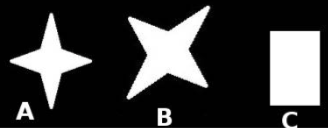
#> input picture python/lib/images/stars.png, 328 x 128 px
$ python 21.contours.py   (Python 2 division)   (older library calls are emulated)
#> lines starting #> are read from the running program, lines starting #| are printed output that depends on the picture; after the words box and inside, x2 and y2 are one past the last pixel; in counts of white or black regions, pixels touching at a corner belong together
# coding: utf-8
import numpy as np
import cv2 as cv
from matplotlib import pyplot as plt


class Example(object):

    # [158 lines left out: functions test_contout, contour_features, contour_properties, find_convexity_defects, point_polygon_test, not called in this run]

    @classmethod
    def match_shape(cls):
        stars_img = cv.imread("../lib/images/stars.png", 0)
#> stars_img: shape (128, 328); min 0, max 255, mean 61.5
        ret, stars_img_thre = cv.threshold(stars_img, 0, 255, cv.THRESH_BINARY + cv.THRESH_OTSU)
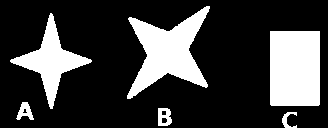
#> stars_img_thre: shape (128, 328); 23.9% white; 6 white regions
#> ret = 125
        contours_img, stars_contours, hierarchy = cv.findContours(stars_img_thre, cv.RETR_TREE, cv.CHAIN_APPROX_NONE)
#> stars_contours = 9 contours, 1 with area under 20; largest, box (x1, y1, x2, y2) and area: (270, 31, 320, 106) 3625, (127, 6, 210, 99) 3454, (10, 13, 92, 109) 2062, (158, 108, 172, 126) 198, (16, 102, 34, 120) 156, (282, 112, 297, 128) 74, (161, 117, 168, 124) 31, (161, 110, 167, 116) 23
        stars_contours = sorted(stars_contours, key=cv.contourArea, reverse=True)[0: 3]
#> stars_contours = 3 contours; box (x1, y1, x2, y2) and area: (270, 31, 320, 106) 3625, (127, 6, 210, 99) 3454, (10, 13, 92, 109) 2062

        contours_num = len(stars_contours)
#> contours_num = 3
        similarity_matrix = np.zeros((contours_num, contours_num), np.float16)
#> similarity_matrix = [[0, 0, 0], [0, 0, 0], [0, 0, 0]]
        for i in range(contours_num):
            for j in range(contours_num):
                similarity_matrix[i, j] = cv.matchShapes(stars_contours[i], stars_contours[j], 1, 0.0)
#> after the loop, similarity_matrix = [[0, 0.325, 0.33], [0.325, 0, 0.00702], [0.33, 0.00702, 0]]

        print "similarity:", similarity_matrix
#| similarity: [[0.      0.325   0.33   ]
#|  [0.325   0.      0.00702]
#|  [0.33    0.00702 0.     ]]


if __name__ == "__main__":
    # [4 lines of commented-out code are left out]
    Example.match_shape()

$ run again, with python/lib/images/blacktable.png copied over python/lib/images/stars.png
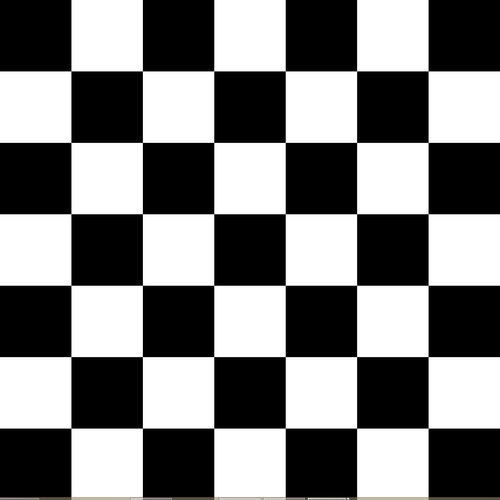
#> input picture python/lib/images/blacktable.png, 500 x 500 px
#> in match_shape, `ret, stars_img_thre = cv.threshold(stars_img, 0, 255, cv.THRESH_BINARY..`:
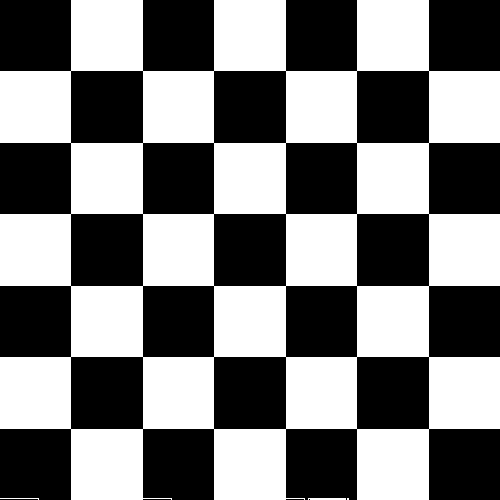
#> stars_img_thre: shape (500, 500); 49.1% white; 4 white regions (1 under 20 px)
#> ret = 126
#> in match_shape, `contours_img, stars_contours, hierarchy = cv.findContours(stars_img_th..`: stars_contours = 17 contours, 2 with area under 20; largest, box (x1, y1, x2, y2) and area: (0, 0, 500, 500) 187954, (356, 356, 430, 430) 5327, (213, 356, 287, 430) 5327, (70, 356, 144, 430) 5327, (356, 213, 430, 287) 5327
#> in match_shape, `stars_contours = sorted(stars_contours, key=cv.contourArea, reverse=Tr..`: stars_contours = 3 contours; box (x1, y1, x2, y2) and area: (0, 0, 500, 500) 187954, (356, 356, 430, 430) 5327, (213, 356, 287, 430) 5327
#> contours_num = 3
#> after the loop in match_shape, `for i in range(contours_num):`: similarity_matrix = [[0, 0.0573, 0.0573], [0.0573, 0, 0], [0.0573, 0, 0]]
#| similarity: [[0.      0.05728 0.05728]
#|  [0.05728 0.      0.     ]
#|  [0.05728 0.      0.     ]]
